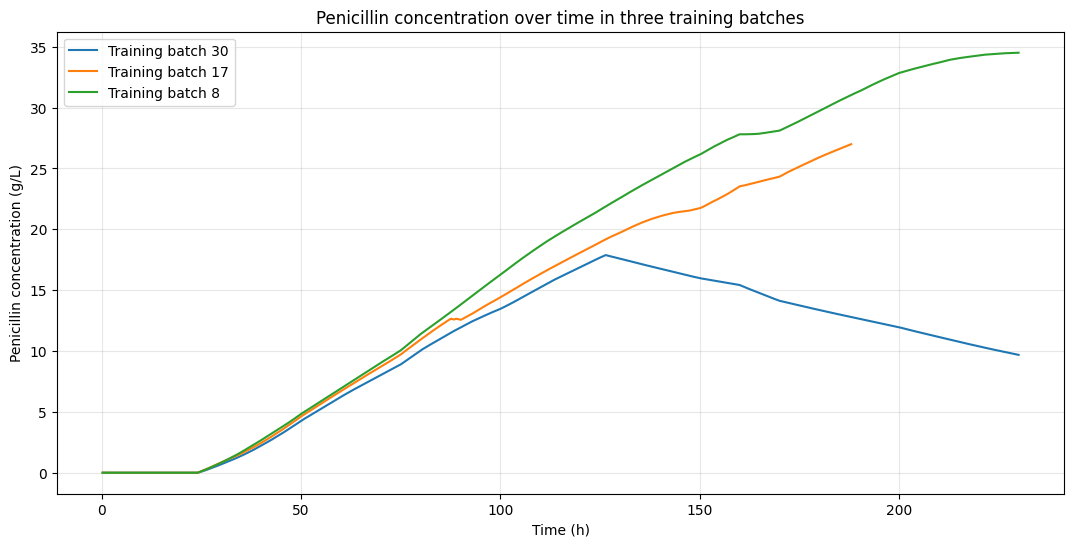
#> input picture results/baseline/figures/training_batch_trajectories.png, 1074 x 547 px
$ python build_figure_archive.py
#> lines starting #> are read from the running program, lines starting #| are printed output that depends on the picture
#!/usr/bin/env python3
"""Build organized 300-DPI, original-style 600-DPI and publishable 600-DPI figure sets.

Original result PNGs under results/ are never deleted or overwritten.
"""
from pathlib import Path
import csv, hashlib, shutil, subprocess, sys
from PIL import Image
from pptx import Presentation
from pptx.util import Inches, Pt
from pptx.dml.color import RGBColor

ROOT=Path(__file__).resolve().parents[1]
FROOT=ROOT/'figures'; D300=FROOT/'images_300_dpi'; D600=FROOT/'images_600_dpi_original_code_output'; DPUB=FROOT/'publishable_images'
ITEMS=[
('B1','Training-batch concentration trajectories','results/baseline/figures/training_batch_trajectories.png','B1_training_batch_trajectories.png','B1_training_batch_trajectories_600dpi.png'),
('B2','Baseline Random Forest: actual versus predicted','results/baseline/figures/actual_vs_predicted.png','B2_baseline_actual_vs_predicted.png','B2_baseline_actual_vs_predicted_600dpi.png'),
('B3','Baseline Random Forest feature importance','results/baseline/figures/feature_importance.png','B3_random_forest_feature_importance.png','B3_random_forest_feature_importance_600dpi.png'),
('E1','Repeated complete-batch cross-validation','results/experiments/figure_experiment_1_cv_distribution.png','E1_repeated_batch_cv_distribution.png','E1_repeated_batch_cv_distribution_600dpi.png'),
('E2','Time and cumulative-feed ablation','results/experiments/figure_experiment_2_time_feed_ablation.png','E2_time_feed_ablation.png','E2_time_feed_ablation_600dpi.png'),
('E3','Error before, during and after the fault window','results/experiments/figure_experiment_3_fault_phase_mae.png','E3_fault_phase_mae.png','E3_fault_phase_mae_600dpi.png'),
('E4','Stronger model comparison','results/experiments/figure_experiment_4_model_comparison.png','E4_model_comparison.png','E4_model_comparison_600dpi.png'),
('E5a','Early out-of-distribution warnings','results/experiments/figure_experiment_5_fault_ood_heatmap.png','E5a_early_ood_heatmap.png','E5a_early_ood_heatmap_600dpi.png'),
('E5b','Baseline RF: 24 h OOD score vs full-batch RMSE','results/experiments/figure_experiment_5_ood_vs_batch_rmse.png','E5b_ood_vs_batch_rmse.png','E5b_ood_vs_batch_rmse_600dpi.png'),
('F1','Overall held-out RMSE','results/main/figure_1_rmse_comparison.png','F1_overall_rmse_comparison.png','F1_overall_rmse_comparison_600dpi.png'),
('F2','RMSE for each held-out fault batch','results/main/figure_2_fault_batch_rmse.png','F2_fault_batch_rmse.png','F2_fault_batch_rmse_600dpi.png'),
('F3','Fault-batch actual versus predicted concentration','results/main/figure_3_fault_actual_vs_predicted.png','F3_fault_actual_vs_predicted.png','F3_fault_actual_vs_predicted_600dpi.png'),
('F4','Fault-risk warning score by phase','results/main/figure_4_fault_risk_by_phase.png','F4_fault_risk_by_phase.png','F4_fault_risk_by_phase_600dpi.png'),
('F5','Batch 100 held-out trajectory','results/main/batch_100_held_out_trajectory.png','F5_batch_100_held_out_trajectory.png','F5_batch_100_held_out_trajectory_600dpi.png')]

def prep():
    for d in (D300,D600,DPUB):
        d.mkdir(parents=True,exist_ok=True)
        for p in d.glob('*'): p.unlink()
#> pass 2 of the loop in prep, `for d in (D300,D600,DPUB):`:

def resave(src,dst,dpi,width=None):
#> called with dpi = 300
    with Image.open(src) as im:
#> im is the input picture: PIL image 1074x547 RGBA; mean R, G, B, A 249.7, 250.1, 249.6, 255
        out=im.copy()
        if width and out.width<width:
            out=out.resize((width,round(out.height*width/out.width)),Image.Resampling.LANCZOS)
        out.save(dst,'PNG',dpi=(dpi,dpi))

def legacy_sets():
    for _,_,rel,name,_ in ITEMS:
        src=ROOT/rel
        resave(src,D300/name,300)
        resave(src,D600/name,600,4200)
#> call 2 of resave, with dpi = 600, width = 4200
#> in resave (call 2), `out=out.resize((width,round(out.height*width/out.width)),Image.Resampl..`:
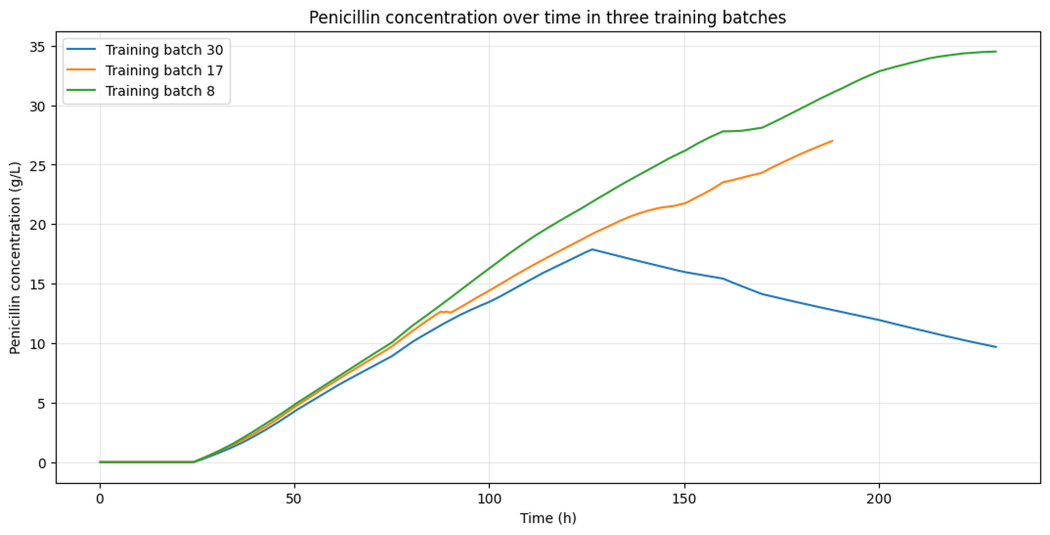
#> out: PIL image 4200x2139 RGBA (shown at 1/4 size); mean R, G, B, A 249.4, 249.8, 249.3, 255
#> pass 2 of the loop in legacy_sets, `for _,_,rel,name,_ in ITEMS:`:
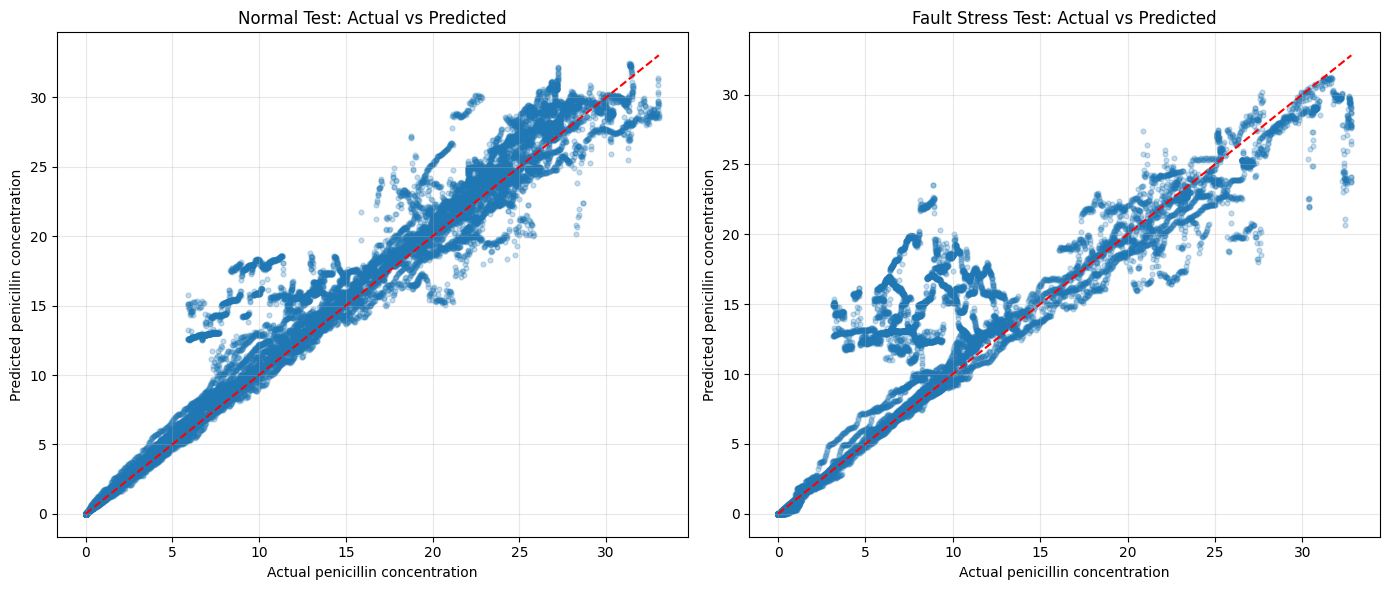
#> input picture results/baseline/figures/actual_vs_predicted.png, 1390 x 590 px
#> in resave, im is the input picture: PIL image 1390x590 RGBA; mean R, G, B, A 234.5, 240.2, 244.7, 255
#> in resave (call 4), `out=out.resize((width,round(out.height*width/out.width)),Image.Resampl..`:
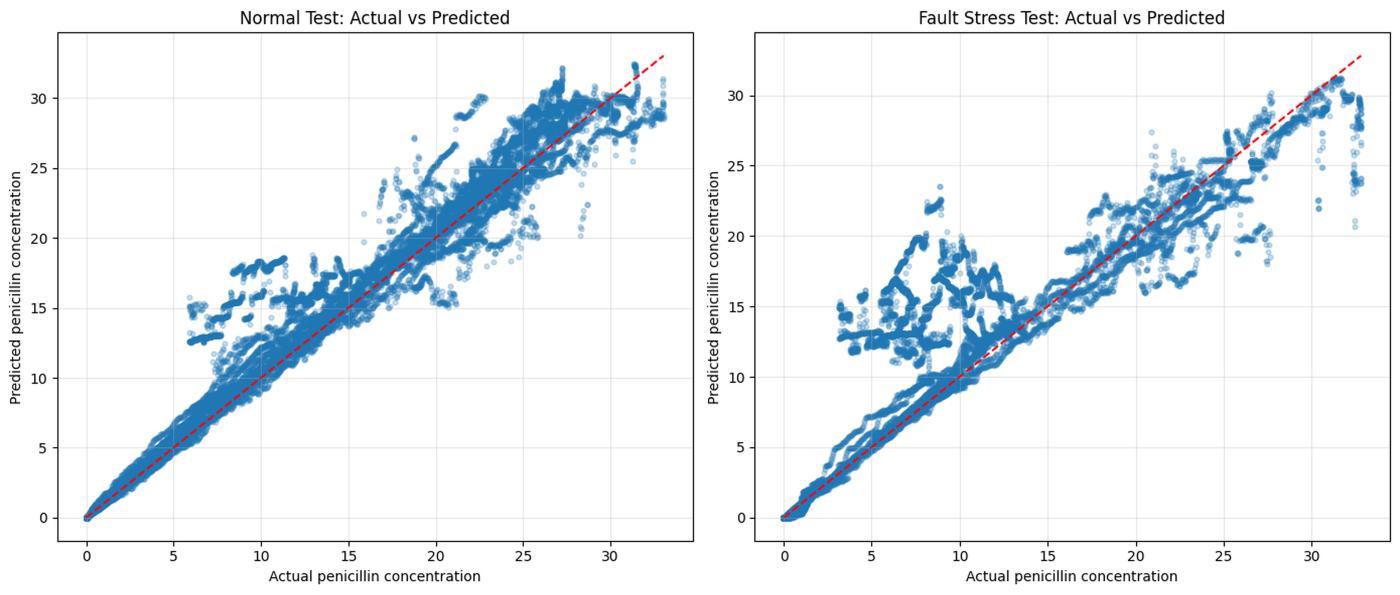
#> out: PIL image 4200x1783 RGBA (shown at 1/3 size); mean R, G, B, A 234.1, 239.9, 244.4, 255

# [12 lines left out: function publication_set, not called in this run]

def add_text(slide,text,x,y,w,h,size,bold=False):
    b=slide.shapes.add_textbox(Inches(x),Inches(y),Inches(w),Inches(h)); p=b.text_frame.paragraphs[0]; p.text=text
    r=p.runs[0]; r.font.name='Aptos'; r.font.size=Pt(size); r.font.bold=bold; r.font.color.rgb=RGBColor(35,35,35)

# [41 lines left out: functions add_pic, deck, manifest, docs, cleanup, not called in this run]

def main():
    prep(); legacy_sets(); publication_set(); deck(D600,D600/'Original_Figure_as_Code_Output.pptx'); deck(DPUB,DPUB/'Publications_Images.pptx',True); manifest(); docs(); cleanup(); print('Built organized figure archive')
#> (the run stopped early here; a loop or call above may not have finished)
